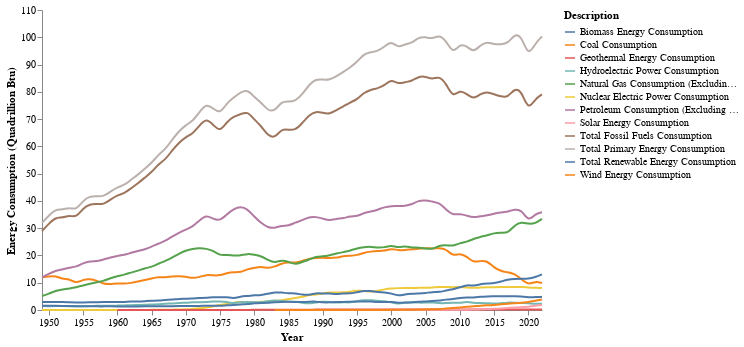

Notebook code for this chart:
### Markdown cell above
# Altair, version 1

Interact by clicking on a line.

### Code cell
single = alt.selection_point()

line = alt.Chart(df_annual).mark_line(interpolate='basis').encode(
    x=alt.X('date:T', title='Year'),
    y=alt.Y('Value:Q', title='Energy Consumption (Quadrillion Btu)'),
    color=alt.condition(single, 'Description:N', alt.value('lightgray')),
    tooltip='Description:N'
).add_params(
    single
).configure_axis(
    grid=False
).configure_view(
    stroke=None
).properties(
    width=500, height=300
)

line.save('altair2.json')

line

### Figure 1 — Vega-Lite specification as saved in the notebook (floating-point values rounded to 4 significant figures; data arrays with more than 128 entries replaced by an {"elided": "..."} marker saying what was removed)
{"config": {"view": {"continuousWidth": 300, "continuousHeight": 300, "stroke": null}, "axis": {"grid": false}}, "data": {"name": "data-2f40e3433620b0da3f027f153e9f426d"}, "mark": {"type": "line", "interpolate": "basis"}, "encoding": {"color": {"condition": {"param": "param_3", "field": "Description", "type": "nominal"}, "value": "lightgray"}, "tooltip": {"field": "Description", "type": "nominal"}, "x": {"field": "date", "title": "Year", "type": "temporal"}, "y": {"field": "Value", "title": "Energy Consumption (Quadrillion Btu)", "type": "quantitative"}}, "height": 300, "params": [{"name": "param_3", "select": {"type": "point"}}], "width": 500, "$schema": "https://vega.github.io/schema/vega-lite/v5.14.1.json", "datasets": {"data-2f40e3433620b0da3f027f153e9f426d": {"elided": "888 records"}}}
